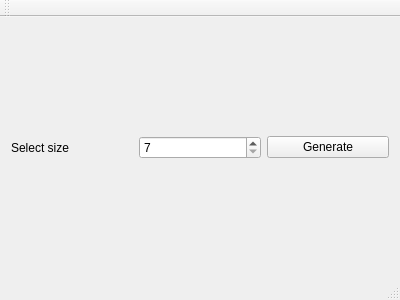
<?xml version="1.0" encoding="UTF-8"?>
<ui version="4.0">
 <class>GameWindow</class>
 <widget class="QMainWindow" name="GameWindow">
  <property name="geometry">
   <rect>
    <x>0</x>
    <y>0</y>
    <width>400</width>
    <height>300</height>
   </rect>
  </property>
  <property name="windowTitle">
   <string>GameWindow</string>
  </property>
  <widget class="QWidget" name="centralWidget">
   <layout class="QGridLayout" name="gridLayout_2">
    <item row="1" column="0">
     <layout class="QHBoxLayout" name="horizontalLayout">
      <item>
       <widget class="QLabel" name="label">
        <property name="text">
         <string>Select size</string>
        </property>
       </widget>
      </item>
      <item>
       <widget class="QSpinBox" name="sizeSpinBox">
        <property name="mouseTracking">
         <bool>true</bool>
        </property>
        <property name="minimum">
         <number>7</number>
        </property>
       </widget>
      </item>
      <item>
       <widget class="QPushButton" name="generateButton">
        <property name="text">
         <string>Generate</string>
        </property>
       </widget>
      </item>
     </layout>
    </item>
    <item row="2" column="0">
     <layout class="QGridLayout" name="gridLayout"/>
    </item>
   </layout>
  </widget>
  <widget class="QMenuBar" name="menuBar">
   <property name="geometry">
    <rect>
     <x>0</x>
     <y>0</y>
     <width>400</width>
     <height>21</height>
    </rect>
   </property>
  </widget>
  <widget class="QToolBar" name="mainToolBar">
   <attribute name="toolBarArea">
    <enum>TopToolBarArea</enum>
   </attribute>
   <attribute name="toolBarBreak">
    <bool>false</bool>
   </attribute>
  </widget>
  <widget class="QStatusBar" name="statusBar"/>
 </widget>
 <layoutdefault spacing="6" margin="11"/>
 <resources/>
 <connections/>
</ui>
